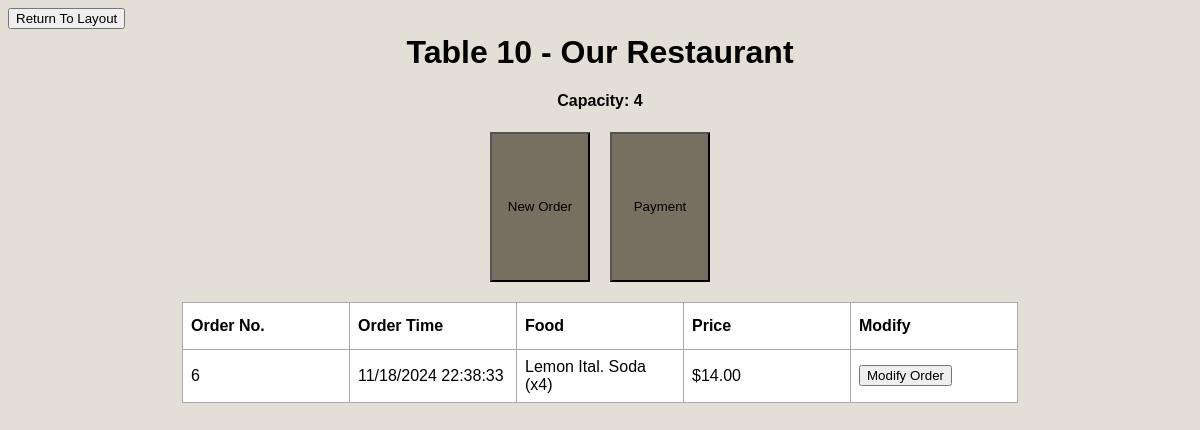
Screenshot of /order_manager/10 with the database file from the repository.
### main.py (models this page shows, shortened)
class Table(db.Model):
    table_id = db.Column(db.Integer, primary_key=True, unique=True, nullable=False)
    capacity = db.Column(db.Integer, nullable=False)
    loc = db.Column(db.String(20))

class Order(db.Model):
    order_id = db.Column(db.Integer, primary_key=True, autoincrement=True)
    table_id = db.Column(db.Integer, db.ForeignKey("table.table_id"))
    order_time = db.Column(db.DateTime, default = datetime.now(), nullable=False)
    total_cost = db.Column(db.Float, nullable=False)
    order_items = db.relationship(
        'OrderItem',
        cascade="all, delete-orphan",
        backref='order'
    )

### main.py (the view)
@app.route('/order_manager/<int:table_id>', methods=['GET', 'POST'])
def order(table_id):
     table = Table.query.get_or_404(table_id)
     if request.method == 'POST':
        try:
            db.session.commit()
            return redirect(url_for('/order_manager/'))
        except:
               return 'There was an issue opening the layout'
     else:
        orders = (
            db.session.query(
                Order.order_id,
                Order.order_time,
                Order.total_cost,
                db.func.group_concat(MenuItem.name, ", ").label("food_items"),
                db.func.group_concat(OrderItem.quantity, ", ").label("food_quantities")
            )
            .join(OrderItem, Order.order_id == OrderItem.order_id)
            .join(MenuItem, OrderItem.menu_item_id == MenuItem.menu_item_id)
            .filter(Order.table_id == table_id)
            .group_by(Order.order_id)
            .order_by(Order.order_time)
            .all()
        )
        processed_orders = []
        for order in orders:
            food_item_list = (order.food_items).split(',')
            food_quantities_list = (order.food_quantities).replace(' ','').split(',')
            food_items = []
            for i in range(0, len(food_item_list)):
                food_items.append(f"{food_item_list[i]} (x{food_quantities_list[i]})")
            processed_orders.append({
                'order_id': order.order_id,
                'order_time': (order.order_time).strftime("%m/%d/%Y %H:%M:%S"),
                'food_list': '\n'.join(food_items),
                'total_cost': order.total_cost
            })
        return render_template('order_manager.html', table = table, orders = processed_orders)

### templates/order_manager.html (shortened to what this page needs)
{% extends 'base.html' %}
{% block body %}
<div class="content">
    <form action="/" method="get">
        <button>Return To Layout</button>
    </form>
    <h1 style="text-align: center;">Table {{table.table_id}} - {{table.loc}}</h1>
    <h4 style="text-align: center;">Capacity: {{table.capacity}}</h4>
    <div>
        <div class="form-container" align="center">
            <form action="/menu" method="get">
                <button class="smalltable">New Order</button>
            </form>
            <form id="payment_button" action="/payment" method="get" onClick="create_url()">
                <button class="smalltable">Payment</button>
            </form>
        </div>
        <table class="table" align="center">
            <tr>
            <th>Order No.</th>
            <th>Order Time</th>
            <th>Food</th>
            <th>Price</th>
            <th>Modify</th>
            </tr>
            {% for order in orders[::-1] %}
            <tr>
                <td>{{ order.order_id }}</td>
                <td>{{ order.order_time }}</td>
                <td style="white-space: pre-line;">{{ order.food_list }}</td>
                <td>${{ "%.2f"|format(order.total_cost) }}</td>
                <td>
                    <form method="GET" action="/menu">
                        <button type="submit">Modify Order</button>
                    </form>
                </td>
            </tr>
            {% endfor %}
        </table>
    </div>
</div>
{% endblock %}

### static/css/main.css (style rules this page uses)
body, html { font-family: sans-serif; background-color: #E3DFD7; color: black; }
h1 { margin: 5px; }
.smalltable { height: 150px; width: 100px; background-color: #776f60; }
.form-container { align-items: center; justify-content: center; display: flex; gap: 20px; margin: 20px; flex-wrap: nowrap; }
table, td, th { border: 1px solid #aaa; padding: 8px; text-align: left; word-wrap: break-word; }
.table { background-color: white; border-collapse: collapse; overflow-y: auto; table-layout: fixed; width: 30%; }
th { width: 150px; height: 30px; vertical-align: middle; }
td { width: 150px; height: 30px; }

### rows the page displays
Table: table_id "10", loc "Our Restaurant", capacity "4"
Order: order_id "6", order_time "11/18/2024 22:38:33", food_list "Lemon Ital. Soda (x4)", total_cost "14.00"
